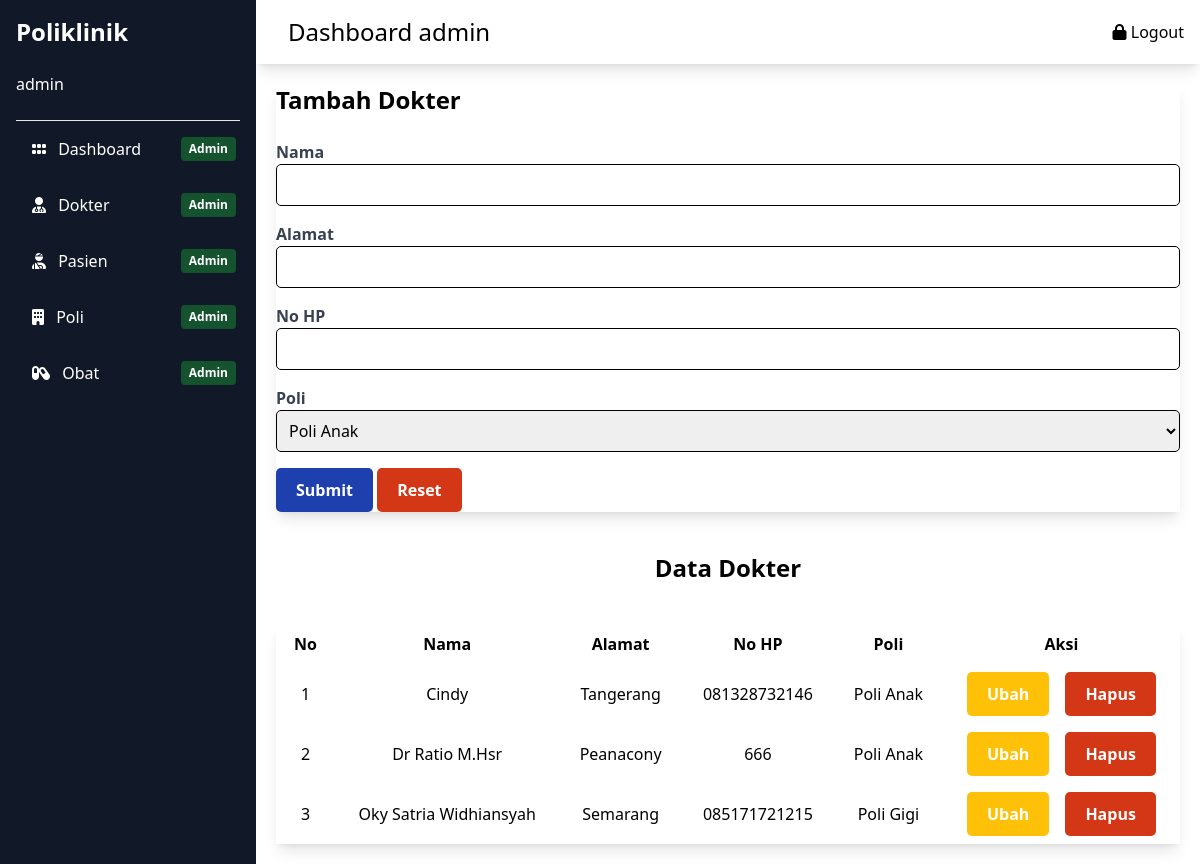
The app's page /public/pages/admin/dokter.php (signed in) with its own data.
### tables this page shows
CREATE TABLE `dokter` (
  `id` int(11) NOT NULL,
  `id_poli` int(11) NOT NULL,
  `nama` varchar(255) NOT NULL,
  `alamat` varchar(255) NOT NULL,
  `no_hp` varchar(50) NOT NULL
);

CREATE TABLE `poli` (
  `id` int(11) NOT NULL,
  `nama_poli` varchar(255) NOT NULL,
  `keterangan` text NOT NULL
);

### public/pages/admin/dokter.php (the view, shortened to what this page needs)
<?php
include("../../../config/conn.php");
$akses = $_SESSION['akses'];
$username = $_SESSION['username'];
?>
<!DOCTYPE html>
<html lang="en">
<head>
    <link href="../../../src/styles.css" rel="stylesheet">
    <link rel="stylesheet" href="https://cdnjs.cloudflare.com/ajax/libs/font-awesome/6.0.0-beta3/css/all.min.css">
</head>
<body>
        <?php include ("../../../src/components/sidebar.php") ?>
        <?php include ("../../../src/components/navbar-dashboard.php") ?>
        <div class="main-content p-5 flex-grow md:ml-64 transition-all">
            <form action="<?php echo htmlspecialchars($_SERVER["PHP_SELF"]); ?>" method="post" class="w-full flex flex-col shadow-lg p-8">
                <h1 class="text-2xl font-bold">Tambah Dokter</h1>
                <br>
                <div class="mb-4 flex flex-col">
                    <label for="nama" class="block text-gray-700 font-bold mb-2 text-xl">Nama</label>
                    <input type="text" id="nama" name="nama" class="form-input rounded-md border border-blue-900 p-2">
                </div>
                <div class="mb-4 flex flex-col">
                    <label for="alamat" class="block text-gray-700 font-bold mb-2 text-xl">Alamat</label>
                    <input type="text" id="alamat" name="alamat" class="form-input rounded-md border border-blue-900 p-2" >
                </div>
                <div class="mb-4 flex flex-col">
                    <label for="no_hp" class="block text-gray-700 font-bold mb-2 text-xl">No HP</label>
                    <input type="text" id="no_hp" name="no_hp" class="form-input rounded-md border border-blue-900 p-2">
                </div>
                <div class="mb-4 flex flex-col">
                    <label for="poli" class="block text-gray-700 font-bold mb-2 text-xl">Poli</label>
                    <select id="poli" name="poli" class="form-select rounded-md border border-blue-900 p-2">
                        <?php
                        $sql = "SELECT * FROM poli";
                        $stmt = $conn->query($sql);
                        while ($row = $stmt->fetch(PDO::FETCH_ASSOC)) {
                            $selected = ($row['id'] == $id_poli) ? "selected" : "";
                            echo "<option value='" . $row['id'] . "' $selected>" . $row['nama_poli'] . "</option>";
                        }
                        ?>
                    </select>
                </div>
                <div class="button-container">
                    <button type="submit" class="submit-button text-white font-bold py-2 px-4 rounded">
                        Submit
                    </button>
                    <button type="reset" class="reset-button text-white font-bold py-2 px-4 rounded">
                        Reset
                    </button>
                </div>
            </form>
            <h2 class="text-2xl font-bold my-10 text-center">Data Dokter</h2>
            <div class="mt-8 p-8 shadow-lg flex flex-col text-center overflow-auto">
                <table class="table-auto ">
                    <thead class="border-b-2 border-black">
                        <tr>
                            <th class="px-4 py-2">No</th>
                            <th class="px-4 py-2">Nama</th>
                            <th class="px-4 py-2">Alamat</th>
                            <th class="px-4 py-2">No HP</th>
                            <th class="px-4 py-2">Poli</th>
                            <th class="px-4 py-2">Aksi</th>
                        </tr>
                    </thead>
                    <tbody>
                        <?php
                        $sql = "SELECT dokter.*, poli.nama_poli FROM dokter JOIN poli ON dokter.id_poli = poli.id";
                        $stmt = $conn->prepare($sql);
                        $stmt->execute();
                        $dokterList = $stmt->fetchAll(PDO::FETCH_ASSOC);
                        $index = 1;
                        foreach ($dokterList as $dokter) { ?>
                            <tr class='text-center'>
                                <td class='px-4 py-2'> <?= ($index++); ?></td>
                                <td class='px-4 py-2'> <?= $dokter['nama']; ?></td>
                                <td class='px-4 py-2'> <?= $dokter['alamat']; ?></td>
                                <td class='px-4 py-2'> <?= $dokter['no_hp'];  ?></td>
                                <td class='px-4 py-2'> <?= $dokter['nama_poli'];  ?></td>
                                <td class='px-4 py-2 flex justify-center w-full space-x-4'>
                                        <a class='ubah-button text-white font-bold rounded p-2' href='<?php echo str_replace("/dokter.php", "", $_SERVER["PHP_SELF"]) . "../dokter/update.php?id=" . $dokter['id']; ?>'>Ubah</a>
                                        <form action='' method='GET' class=''>
                                            <button type='submit' name='delete' class='reset-button text-white font-bold rounded p-2'>Hapus</button>
                                        </form>
                                </td>
                            </tr>
                            <?php
                        }
                        ?>
                    </tbody>
                </table>
            </div>
        </div>
</body>
</html>

### src/components/sidebar.php (shortened to what this page needs)
<div id="sidebar" class="sidebar fixed inset-y-0 left-0 w-64 bg-gray-900 text-white p-4 transform md:translate-x-0 -translate-x-full transition-transform duration-300 ease-in-out overflow-y-auto">
    <div class="flex items-center mb-6 justify-between">
        <h2 class="text-2xl font-bold text-center"><b>Poli</b>klinik</h2>
    </div>
    <p class="mb-6"><?php echo $username ?></p>
    <hr class="my-2 text-gray-600">
    <?php if ($akses == 'admin') : ?>
    <ul class="space-y-4">
        <li class="relative flex items-center py-2 px-4 rounded hover:bg-gray-700 justify-between">
            <a href="../admin">
                <i class="fa-solid fa-grip mr-2"></i>
                Dashboard
            </a>
            <span class="absolute right-1 bg-green-900 px-2 py-1 rounded text-xs font-bold">Admin</span>
        </li>
        <li class="relative flex items-center py-2 px-4 rounded hover:bg-gray-700 justify-between">
            <a href="../admin/dokter.php">
                <i class="fa-solid fa-user-doctor mr-2"></i>
                Dokter
            </a>
            <span class="absolute right-1 bg-green-900 px-2 py-1 rounded text-xs font-bold">Admin</span>
        </li>
        <li class="relative flex items-center py-2 px-4 rounded hover:bg-gray-700 justify-between">
            <a href="../admin/pasien.php">
                <i class="fa-solid fa-user-injured mr-2"></i>
                Pasien
            </a>
            <span class="absolute right-1 bg-green-900 px-2 py-1 rounded text-xs font-bold">Admin</span>
        </li>
        <li class="relative flex items-center py-2 px-4 rounded hover:bg-gray-700 justify-between">
            <a href="../admin/poli.php">
                <i class="fa-solid fa-building mr-2"></i>
                Poli
            </a>
            <span class="absolute right-1 bg-green-900 px-2 py-1 rounded text-xs font-bold">Admin</span>
        </li>
        <li class="relative flex items-center py-2 px-4 rounded hover:bg-gray-700 justify-between">
            <a href="../admin/obat.php">
                <i class="fa-solid fa-capsules mr-2"></i>
                Obat
            </a>
            <span class="absolute right-1 bg-green-900 px-2 py-1 rounded text-xs font-bold">Admin</span>
        </li>
        <?php endif; ?>
    </ul>
</div>

### src/components/navbar-dashboard.php (shortened to what this page needs)
<div class="dashboard flex-grow md:ml-64 transition-all">
    <nav class="flex justify-between items-center p-4 text-black shadow-lg z-30">
        <ul class="flex space-x-4 items-center text-2xl">
            <h1>Dashboard <?php echo $akses ?></h1>
        </ul>
        <ul class="flex space-x-4">
            <li>
                <i class="fa-solid fa-lock"></i>
                <a href="../auth/destroy.php" class="nav-link hover:text-blue-500">Logout</a>
            </li>
        </ul>
    </nav>
</div>

### public/pages/admin/dokter.php (style rules this page uses)
.border { border: 1px solid black; border-radius: 5px; }
.submit-button { background-color: #1E40AF; border: none; color: white; font-weight: bold; padding: 10px 20px; border-radius: 5px; transition: background-color 0.3s ease-in-out, border-color 0.3s ease-in-out; }
.reset-button { background-color: #D33715; border: none; color: white; font-weight: bold; padding: 10px 20px; border-radius: 5px; transition: background-color 0.3s ease-in-out, border-color 0.3s ease-in-out; }
.ubah-button { background-color: #ffc107; border: none; color: white; font-weight: bold; padding: 10px 20px; border-radius: 5px; transition: background-color 0.3s ease-in-out, border-color 0.3s ease-in-out; }

### records on screen
dokter: nama "Cindy", alamat "Tangerang", no_hp "081328732146", id_poli.nama_poli "Poli Anak"
dokter: nama "Dr Ratio M.Hsr", alamat "Peanacony", no_hp "666", id_poli.nama_poli "Poli Anak"
dokter: nama "Oky Satria Widhiansyah", alamat "Semarang", no_hp "085171721215", id_poli.nama_poli "Poli Gigi"

### other values on screen
$username "admin"
$akses "admin"
form field poli "Poli Anak"
